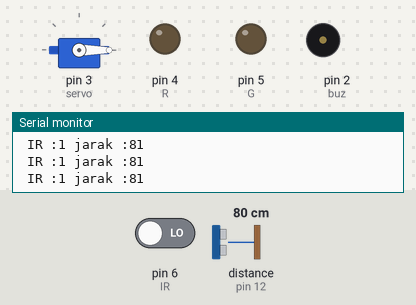
Bench run of a sketch on a simulated Arduino Uno, built with avr-gcc and run on an emulated ATmega328P. Parts: servo, output pins drawn as LEDs (lit = HIGH), buzzer (waves = sounding, pin HIGH), the last lines printed to the serial monitor. Inputs (shaded band) come from the test bench; at power-on: distance to the obstacle (sensor on pin 12) 80 cm, pin 6 (IR) LOW. The echo pulse lasts 58.3 µs per cm.

Above: at 1.2 s.
1.3 s: distance to the obstacle (sensor on pin 12) set to 16 cm
4.3 s: distance to the obstacle (sensor on pin 12) set to 13 cm
At 4.69 s:
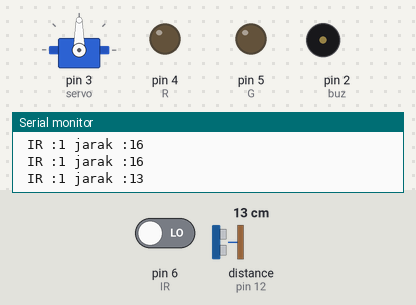
7.3 s: distance to the obstacle (sensor on pin 12) set to 9 cm
At 7.3 s:
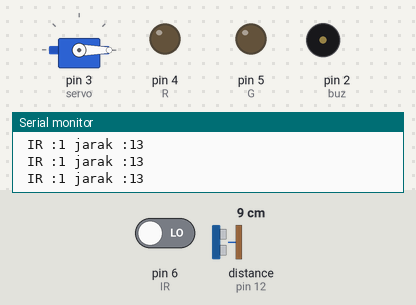
Timing chart, 0 to 10.3 s (numbered marks = the images above; inputs shaded):
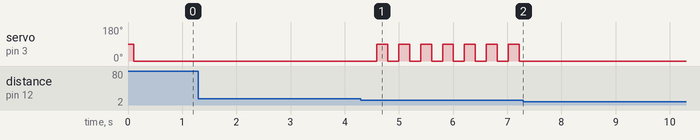

The sketch:

gerbang.ino
```cpp
// inisialisasi
#include <NewPing.h>
#include <Servo.h>

int echo    = 12;
int triger = 11;
int buz     =2;
int R       =4;
int G       =5;
int servo   =3;
int flag    =0;
int IR      =6;
int batas   =200;


Servo myservo ;
NewPing cm(triger,echo,batas);


void setup() {
  // fungsi
  Serial.begin (9600);
  pinMode(buz,OUTPUT);
  pinMode(R,OUTPUT);
  pinMode(G,OUTPUT);
  pinMode(IR,INPUT);
  myservo.attach(servo);

}

void loop() {
  // baca data
  int bacaIR = digitalRead(IR);
  int bacajarak = cm.ping_cm();

  bacaIR  = map(bacaIR,1,0,0,1);

  Serial.print(" IR :" + String(bacaIR));
  Serial.print(" jarak :" + String(bacajarak));
  Serial.println();

  //logika
  if (bacaIR ==1 && flag ==0){
      flag=1;
      delay(100);
  }else if (bacaIR==1 && flag == 1){
      flag=0;
      delay(100);
  }

  if (flag ==1){
  myservo.write(0);
  delay(100);
  }else if (bacajarak >10 && bacajarak <15){
   myservo.write(90);
   delay(100);
  }


}
```

Measured:
- the behaviour switches between 15 and 14 cm on distance to the obstacle (sensor on pin 12) (found by bisection; images 0 and 1)
- the behaviour switches between 11 and 10 cm on distance to the obstacle (sensor on pin 12) (found by bisection; images 1 and 2)
- after the input at 4.3 s, servo on pin 3 (servo): alternates 90° for 0.20 s and 0° for 0.20 s, starting after 0.29 s
- after the input at 7.3 s, servo on pin 3 (servo): stops changing and stays 0°
